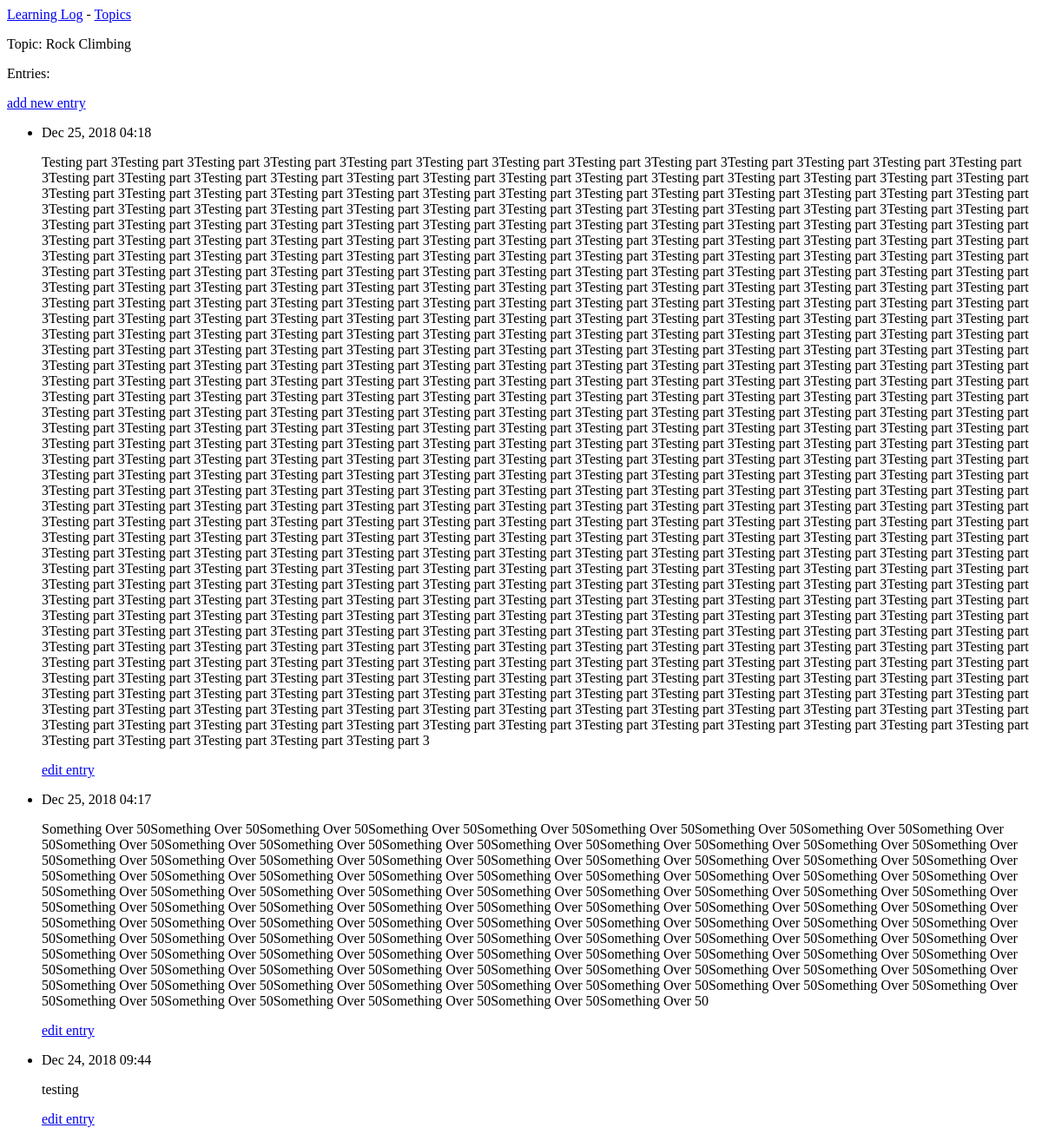
Before: /topics/2/ with the older database file.
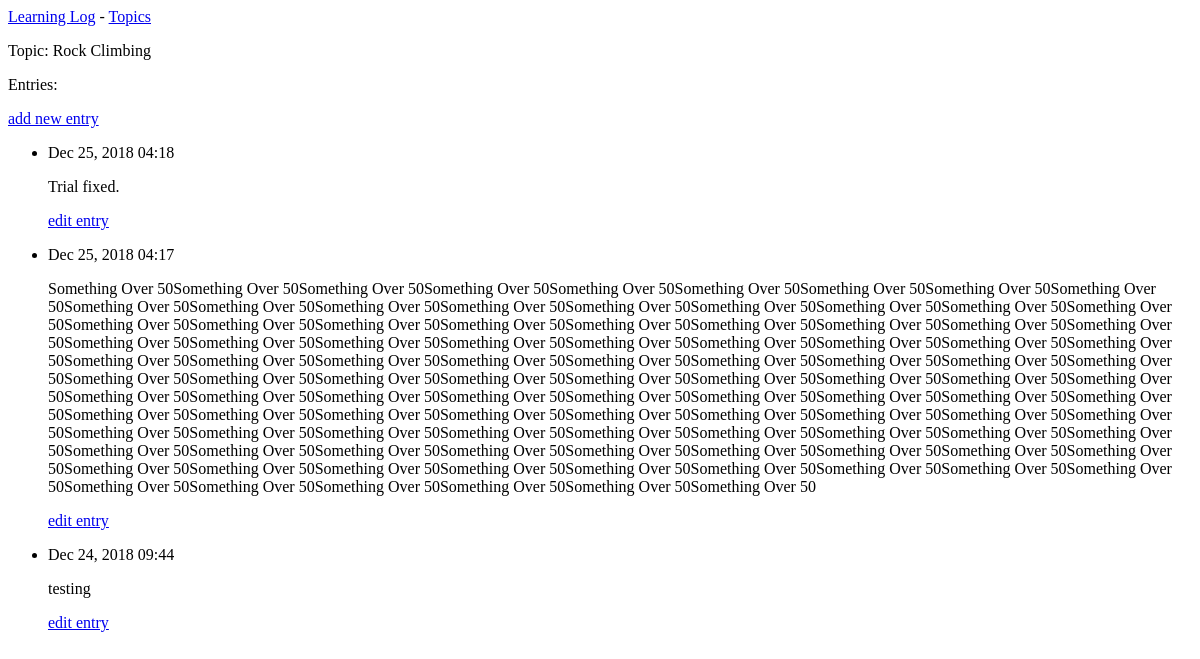
After: the same page with the newer database file.
### learning_logs/models.py (models this page shows, shortened)
class Entry(models.Model):
    topic = models.ForeignKey(Topic, on_delete=models.CASCADE)
    text = models.TextField()
    date_added = models.DateTimeField(auto_now_add=True)
    class Meta:
        verbose_name_plural = 'entries'

### learning_logs/views.py (the view)
# urls.py: path('topics/<int:topic_id>/', views.topic, name='topic'),
def topic(request, topic_id):
    topic = Topic.objects.get(id=topic_id)
    entries = topic.entry_set.order_by('-date_added')
    context = {'topic': topic, 'entries': entries}
    return render(request, 'learning_logs/topic.html', context)

### learning_logs/models.py (called while the page is built)
    def __str__(self):
        return self.text

### learning_logs/templates/learning_logs/topic.html
{% extends 'learning_logs/base.html' %}
{% block content %}
  <p>Topic: {{ topic }}</p>
  <p>Entries:</p>
  <p>
    <a href="{% url 'learning_logs:new_entry' topic.id %}">add new entry</a>
  </p>
  <ul>
  {% for entry in entries %}
    <li>
      <p>{{ entry.date_added|date:'M d, Y H:i' }}</p>
      <p>{{ entry.text|linebreaks }}</p>
      <p>
        <a href="{% url 'learning_logs:edit_entry' entry.id %}">edit entry</a>
      </p>
    </li>
  {% empty %}
    <li>
      There are no entries for this topic yet.
    </li>
  {% endfor %}
  </ul>
{% endblock content %}

Changed rows visible on the page:
changed Entry: text "Testing part 3Testing part 3Testing part 3Testing part 3Testing part 3Testing part 3Testing part 3Testing part 3Testing part 3Testing part 3Testing part 3Testing part 3Testing part 3Testing part 3Testing part 3Testing part 3Testing part 3Testing part 3Testing part 3Testing part 3Testing part 3Testing part 3Testing part 3Testing part 3Testing part 3Testing part 3Testing part 3Testing part 3Testing part 3Testing part 3Testing part 3Testing part 3Testing part 3Testing part 3Testing part 3Testing part 3Testing part 3Testing part 3Testing part 3Testing part 3Testing part 3Testing part 3Testing part 3Testing part 3Testing part 3Testing part 3Testing part 3Testing part 3Testing part 3Testing part…" → "Trial fixed."
